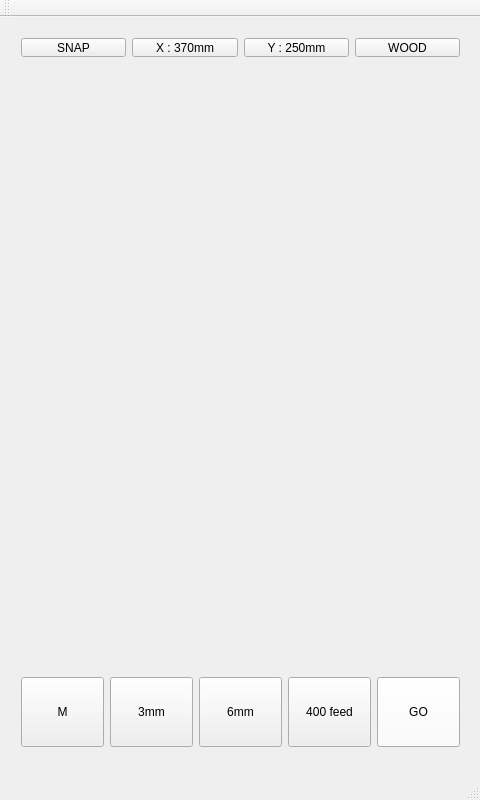
<?xml version="1.0" encoding="UTF-8"?>
<ui version="4.0">
 <class>MainWindow</class>
 <widget class="QMainWindow" name="MainWindow">
  <property name="geometry">
   <rect>
    <x>0</x>
    <y>0</y>
    <width>480</width>
    <height>800</height>
   </rect>
  </property>
  <property name="minimumSize">
   <size>
    <width>320</width>
    <height>480</height>
   </size>
  </property>
  <property name="maximumSize">
   <size>
    <width>480</width>
    <height>800</height>
   </size>
  </property>
  <property name="baseSize">
   <size>
    <width>320</width>
    <height>480</height>
   </size>
  </property>
  <property name="windowTitle">
   <string>MainWindow</string>
  </property>
  <widget class="QWidget" name="centralWidget">
   <property name="minimumSize">
    <size>
     <width>320</width>
     <height>480</height>
    </size>
   </property>
   <property name="maximumSize">
    <size>
     <width>480</width>
     <height>800</height>
    </size>
   </property>
   <property name="baseSize">
    <size>
     <width>320</width>
     <height>480</height>
    </size>
   </property>
   <widget class="QWidget" name="horizontalLayoutWidget">
    <property name="geometry">
     <rect>
      <x>10</x>
      <y>660</y>
      <width>461</width>
      <height>81</height>
     </rect>
    </property>
    <layout class="QHBoxLayout" name="horizontalLayout_1" stretch="0,0,0,0,0">
     <property name="spacing">
      <number>-1</number>
     </property>
     <property name="sizeConstraint">
      <enum>QLayout::SetDefaultConstraint</enum>
     </property>
     <property name="topMargin">
      <number>0</number>
     </property>
     <item>
      <widget class="QPushButton" name="btnPreview_4">
       <property name="enabled">
        <bool>true</bool>
       </property>
       <property name="sizePolicy">
        <sizepolicy hsizetype="Minimum" vsizetype="Expanding">
         <horstretch>0</horstretch>
         <verstretch>0</verstretch>
        </sizepolicy>
       </property>
       <property name="text">
        <string>M</string>
       </property>
      </widget>
     </item>
     <item>
      <widget class="QPushButton" name="btnPreview_3">
       <property name="enabled">
        <bool>true</bool>
       </property>
       <property name="sizePolicy">
        <sizepolicy hsizetype="Minimum" vsizetype="Expanding">
         <horstretch>0</horstretch>
         <verstretch>0</verstretch>
        </sizepolicy>
       </property>
       <property name="text">
        <string>3mm</string>
       </property>
      </widget>
     </item>
     <item>
      <widget class="QPushButton" name="btnPreview_2">
       <property name="enabled">
        <bool>true</bool>
       </property>
       <property name="sizePolicy">
        <sizepolicy hsizetype="Minimum" vsizetype="Expanding">
         <horstretch>0</horstretch>
         <verstretch>0</verstretch>
        </sizepolicy>
       </property>
       <property name="text">
        <string>6mm</string>
       </property>
      </widget>
     </item>
     <item>
      <widget class="QPushButton" name="btnPreview">
       <property name="enabled">
        <bool>true</bool>
       </property>
       <property name="sizePolicy">
        <sizepolicy hsizetype="Minimum" vsizetype="Expanding">
         <horstretch>0</horstretch>
         <verstretch>0</verstretch>
        </sizepolicy>
       </property>
       <property name="text">
        <string>400 feed</string>
       </property>
      </widget>
     </item>
     <item>
      <widget class="QPushButton" name="btnSnap">
       <property name="sizePolicy">
        <sizepolicy hsizetype="Minimum" vsizetype="Expanding">
         <horstretch>0</horstretch>
         <verstretch>0</verstretch>
        </sizepolicy>
       </property>
       <property name="palette">
        <palette>
         <active>
          <colorrole role="Button">
           <brush brushstyle="SolidPattern">
            <color alpha="255">
             <red>253</red>
             <green>250</green>
             <blue>255</blue>
            </color>
           </brush>
          </colorrole>
         </active>
         <inactive>
          <colorrole role="Button">
           <brush brushstyle="SolidPattern">
            <color alpha="255">
             <red>253</red>
             <green>250</green>
             <blue>255</blue>
            </color>
           </brush>
          </colorrole>
         </inactive>
         <disabled>
          <colorrole role="Button">
           <brush brushstyle="SolidPattern">
            <color alpha="255">
             <red>253</red>
             <green>250</green>
             <blue>255</blue>
            </color>
           </brush>
          </colorrole>
         </disabled>
        </palette>
       </property>
       <property name="text">
        <string>GO</string>
       </property>
      </widget>
     </item>
    </layout>
   </widget>
   <widget class="QWidget" name="horizontalLayoutWidget_2">
    <property name="geometry">
     <rect>
      <x>10</x>
      <y>10</y>
      <width>461</width>
      <height>41</height>
     </rect>
    </property>
    <layout class="QHBoxLayout" name="horizontalLayout_2">
     <item>
      <widget class="QPushButton" name="btnSettings_4">
       <property name="text">
        <string>SNAP</string>
       </property>
      </widget>
     </item>
     <item>
      <widget class="QPushButton" name="btnSettings_3">
       <property name="text">
        <string>X : 370mm</string>
       </property>
      </widget>
     </item>
     <item>
      <widget class="QPushButton" name="btnSettings_2">
       <property name="text">
        <string>Y : 250mm</string>
       </property>
      </widget>
     </item>
     <item>
      <widget class="QPushButton" name="btnSettings">
       <property name="text">
        <string>WOOD</string>
       </property>
      </widget>
     </item>
    </layout>
   </widget>
   <widget class="QLabel" name="lblCamView">
    <property name="geometry">
     <rect>
      <x>0</x>
      <y>-10</y>
      <width>480</width>
      <height>800</height>
     </rect>
    </property>
    <property name="minimumSize">
     <size>
      <width>320</width>
      <height>460</height>
     </size>
    </property>
    <property name="maximumSize">
     <size>
      <width>480</width>
      <height>800</height>
     </size>
    </property>
    <property name="baseSize">
     <size>
      <width>480</width>
      <height>800</height>
     </size>
    </property>
    <property name="text">
     <string/>
    </property>
    <property name="alignment">
     <set>Qt::AlignCenter</set>
    </property>
   </widget>
   <zorder>lblCamView</zorder>
   <zorder>horizontalLayoutWidget</zorder>
   <zorder>horizontalLayoutWidget_2</zorder>
  </widget>
  <widget class="QToolBar" name="mainToolBar">
   <property name="enabled">
    <bool>true</bool>
   </property>
   <attribute name="toolBarArea">
    <enum>TopToolBarArea</enum>
   </attribute>
   <attribute name="toolBarBreak">
    <bool>false</bool>
   </attribute>
  </widget>
  <widget class="QStatusBar" name="statusBar"/>
 </widget>
 <layoutdefault spacing="6" margin="11"/>
 <resources/>
 <connections/>
</ui>
